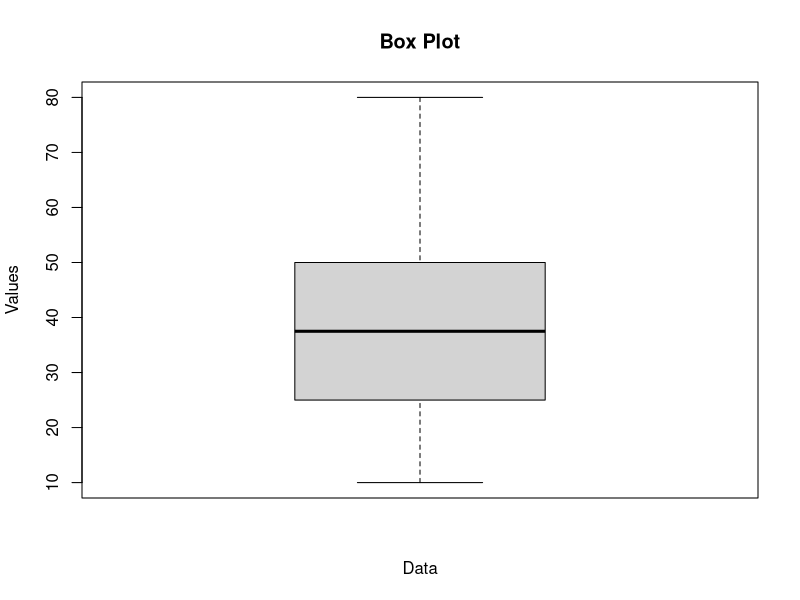

Generate this figure with R:
# R Program to Create a Box Plot

# Input
numbers <- c(10, 20, 25, 30, 35, 40, 45, 50, 55, 80)

# Create Box Plot
boxplot(
  numbers,
  main = "Box Plot",
  xlab = "Data",
  ylab = "Values"
)
